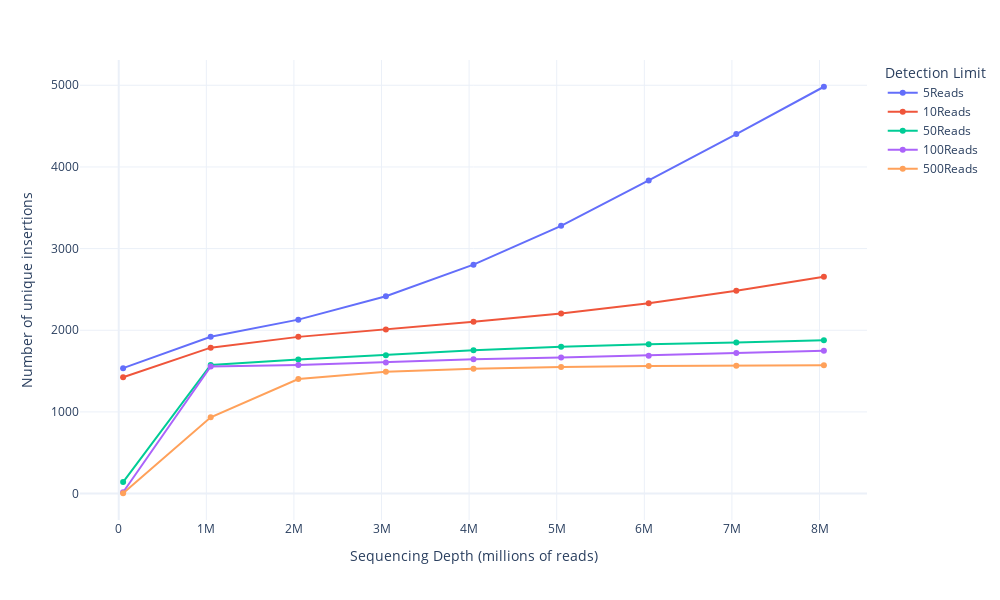

Here is the notebook cell this chart was saved with:
### Code cell
fig = px.line(l11_curves, 
              x="num_reads", 
              y="num_insertions", 
              color='ReadCutoff',
              labels = {'num_reads': "Sequencing Depth (millions of reads)",
                        'num_insertions': "Number of unique insertions",
                        'ReadCutoff': 'Detection Limit'}, 
              template = "plotly_white", 
              height=600, 
              width=1000)

fig.update_traces(mode='markers+lines')

### Figure 1 — Plotly figure (JSON) as saved in the notebook; plotly's stock layout.template omitted (floating-point values rounded to 4 significant figures)
{"data": [{"hovertemplate": "Detection Limit=5Reads<br>Sequencing Depth (millions of reads)=%{x}<br>Number of unique insertions=%{y}<extra></extra>", "legendgroup": "5Reads", "line": {"color": "#636efa", "dash": "solid"}, "mode": "markers+lines", "name": "5Reads", "orientation": "v", "showlegend": true, "type": "scatter", "x": [50000, 1050000, 2050000, 3050000, 4050000, 5050000, 6050000, 7050000, 8050000], "xaxis": "x", "y": [1536, 1920, 2130, 2417, 2803, 3279, 3835, 4403, 4982], "yaxis": "y"}, {"hovertemplate": "Detection Limit=10Reads<br>Sequencing Depth (millions of reads)=%{x}<br>Number of unique insertions=%{y}<extra></extra>", "legendgroup": "10Reads", "line": {"color": "#EF553B", "dash": "solid"}, "mode": "markers+lines", "name": "10Reads", "orientation": "v", "showlegend": true, "type": "scatter", "x": [50000, 1050000, 2050000, 3050000, 4050000, 5050000, 6050000, 7050000, 8050000], "xaxis": "x", "y": [1424, 1787, 1919, 2009, 2103, 2206, 2331, 2484, 2656], "yaxis": "y"}, {"hovertemplate": "Detection Limit=50Reads<br>Sequencing Depth (millions of reads)=%{x}<br>Number of unique insertions=%{y}<extra></extra>", "legendgroup": "50Reads", "line": {"color": "#00cc96", "dash": "solid"}, "mode": "markers+lines", "name": "50Reads", "orientation": "v", "showlegend": true, "type": "scatter", "x": [50000, 1050000, 2050000, 3050000, 4050000, 5050000, 6050000, 7050000, 8050000], "xaxis": "x", "y": [141, 1575, 1641, 1694, 1754, 1797, 1829, 1851, 1878], "yaxis": "y"}, {"hovertemplate": "Detection Limit=100Reads<br>Sequencing Depth (millions of reads)=%{x}<br>Number of unique insertions=%{y}<extra></extra>", "legendgroup": "100Reads", "line": {"color": "#ab63fa", "dash": "solid"}, "mode": "markers+lines", "name": "100Reads", "orientation": "v", "showlegend": true, "type": "scatter", "x": [50000, 1050000, 2050000, 3050000, 4050000, 5050000, 6050000, 7050000, 8050000], "xaxis": "x", "y": [16, 1557, 1575, 1606, 1645, 1665, 1689, 1722, 1750], "yaxis": "y"}, {"hovertemplate": "Detection Limit=500Reads<br>Sequencing Depth (millions of reads)=%{x}<br>Number of unique insertions=%{y}<extra></extra>", "legendgroup": "500Reads", "line": {"color": "#FFA15A", "dash": "solid"}, "mode": "markers+lines", "name": "500Reads", "orientation": "v", "showlegend": true, "type": "scatter", "x": [50000, 1050000, 2050000, 3050000, 4050000, 5050000, 6050000, 7050000, 8050000], "xaxis": "x", "y": [4, 934, 1403, 1493, 1529, 1551, 1561, 1565, 1570], "yaxis": "y"}], "layout": {"height": 600, "legend": {"title": {"text": "Detection Limit"}, "tracegroupgap": 0}, "margin": {"t": 60}, "width": 1000, "xaxis": {"anchor": "y", "domain": [0, 1], "title": {"text": "Sequencing Depth (millions of reads)"}}, "yaxis": {"anchor": "x", "domain": [0, 1], "title": {"text": "Number of unique insertions"}}}}
